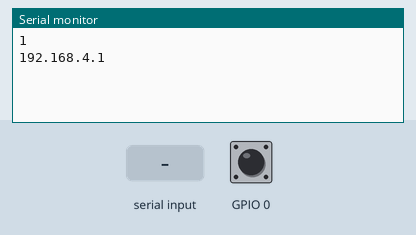
This sketch was run on a simulated ESP8266 (NodeMCU). On the bench: the last lines printed to the serial monitor. The inputs (shaded band) are chosen by the test bench; at power-on: GPIO 0 HIGH.

Above: at 1.2 s.
1.3 s: GPIO 0 pulled LOW for 0.15 s
At 2.6 s:
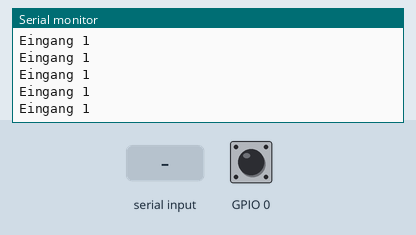
2.9 s: "1\n" received over Serial
At 3.8 s:
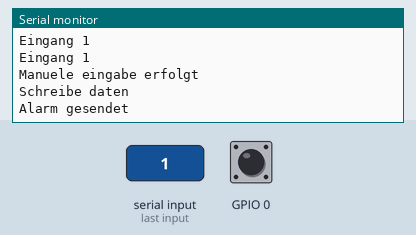

Measured:
- after the input at 1.3 s, the serial monitor: prints a new line at once (image 1)
- after the input at 2.9 s, the serial monitor: prints a new line at once (image 2)

The sketch:

SounderBox.ino
```cpp
#include <ESP8266WiFi.h>

const char *ssid = "SounderBox";
const char *pass = "SounderBox";

int old = 0;
IPAddress alarmServer;

WiFiServer server(6200);
WiFiClient serverClients;
void setup() {
  Serial.begin(9600);
  Serial.println(WiFi.softAP(ssid, pass, 3));
  server.begin();
  server.setNoDelay(true);
  Serial.println(WiFi.softAPIP());
  pinMode(0,INPUT_PULLUP);
  //pinMode(1,INPUT_PULLUP);
  //pinMode(2,INPUT_PULLUP);
  //pinMode(3,INPUT_PULLUP);
}

void loop() {

  uint8_t input=0;
  if(!digitalRead(0))Serial.println("Eingang 1");
  //if(!digitalRead(1))input|=(1<<1);
  //if(!digitalRead(2))input|=(1<<2);
  //if(!digitalRead(3))input|=(1<<3);

  if(input) Serial.println(input,DEC);

  int  refreshed = WiFi.softAPgetStationNum();
  if (refreshed != old) {
    Serial.print("Station are connected: ");
    Serial.println(refreshed);
    old = refreshed;
  }

  if (server.hasClient()) {
    if (!serverClients || !serverClients.connected()) {
      if (serverClients)serverClients.stop();
      serverClients = server.available();
      Serial.println("Client verbunden");
    }
  }

  if (serverClients && serverClients.connected()) {
    if (serverClients.available()) {
      alarmServer = serverClients.remoteIP();
      Serial.print("Message from ");
      Serial.println(alarmServer);
      while (serverClients.available())Serial.print(char(serverClients.read()));
    }
  }

  if (Serial.available()) {
    Serial.println("Manuele eingabe erfolgt");
    serverClients.connect(alarmServer,6201);
      Serial.println("Schreibe daten");
      while (Serial.available()) {
        serverClients.write(Serial.read());
      }
      serverClients.write("\n");
      serverClients.flush();
      serverClients.stop();
      Serial.println("Alarm gesendet");

  }
}
```
